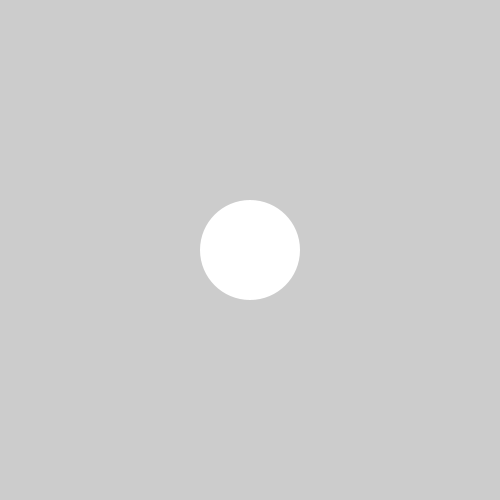
Frame 1 (no input)
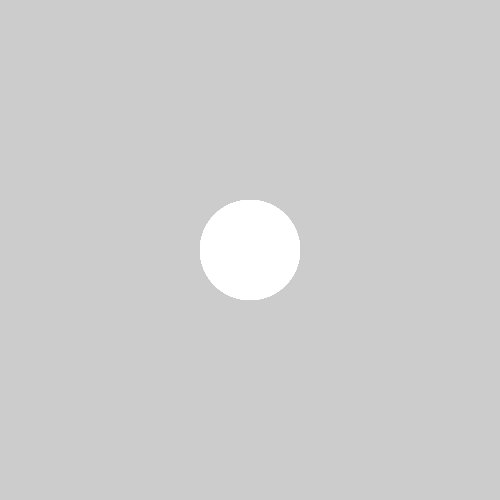
Frame 60 (the mouse pressed at the canvas centre just before this capture)
Frame 120 (the mouse held since frame 60 and released just before this capture): identical to frame 60, image omitted

The Processing sketch that drew these frames (run headless with seeded random() and noise(); from frame 60 on, the mouse is pressed at the canvas centre):

// Processing sketch: counters
// ── counters.pde
/* By Jane Friedhoff, D+T2013 */

/* Counters - Basic
  Although blinking text and images generally went out of style with
  Geocities, there are plenty of times that we might want to use a
  counter. Imagine you want a new enemy to appear on screen every
  five seconds, or you want the color of your ellipse to change
  every 3 seconds. 
  
  You can't just say "Okay, computer, change this every x seconds" 
  (as nice as that would be). Instead, you have to be more mathy
  about it.
  
  So what is the math behind a counter? Basically, you have three
  things you're looking at:
    - The interval (e.g. change the color every THREE seconds)
    - The current time, because you have to compare it to...
    - The start time--alternately, the time at which the event
      last happened.
    
  All an interval really does is describe a relationship between
  the time the thing last happened, and the time we're at now. If
  the time we're at now minus the time the thing last happened is
  greater than or equal to the interval, then we want the thing
  to happen again. With the enemy example:
    - The start time = 0 when the sketch starts. The interval = 5.
    - Once the current time >= 5, we realize:
        current time - start time >= interval
        or: 5 - 0 >= 5
    - The event happens.
    - Now, we set the start time to 5. Otherwise, we'd always be
      comparing current time to 0, and the event would happen
      *constantly*--not in intervals.

  Let's try doing the circle example.
*/

int startTime; // Let's make a variable to hold the start time.
int currentTime; // Let's do that for current time, too.
int interval; // And let's create a variable for the interval--
              // using a variable rather than a number makes it
              // easier to change.

void setup() {
 size(500, 500); // 'Embiggening' our screen 
 smooth(); // Anti-aliasing all the stuff we might draw (just for looks).
 noStroke(); // Removing outlines (just for looks).
 
 startTime = millis(); // When we put this in setup, all we're really
                       // saying is: when the sketch starts, startTime
                       // is equal to the time that the sketch starts.
                       // (Sometimes it takes a few fractions of a
                       // second for it to properly load.)
                       
 interval = 3000; // 3-second long interval, measured in milliseconds.
}

void draw() {
  currentTime = millis(); // We set currentTime equal to millis() so
                          // it always equals the time that has
                          // elapsed so far. If we didn't, it would
                          // never increase.
  
  if (currentTime - startTime >= interval) { // See above for breakdown.
    fill(random(255), random(255), random(255)); // Set the fill to a random color. 
    startTime = currentTime; // At this point, currentTime is the time at which the
                             // event happens, right? So if we set startTime to that
                             // value, startTime just becomes the time at which the
                             // event last happened. Try commenting this out to see
                             // the effect that it has.
  }
  ellipse(width/2, height/2, 100, 100);
}
